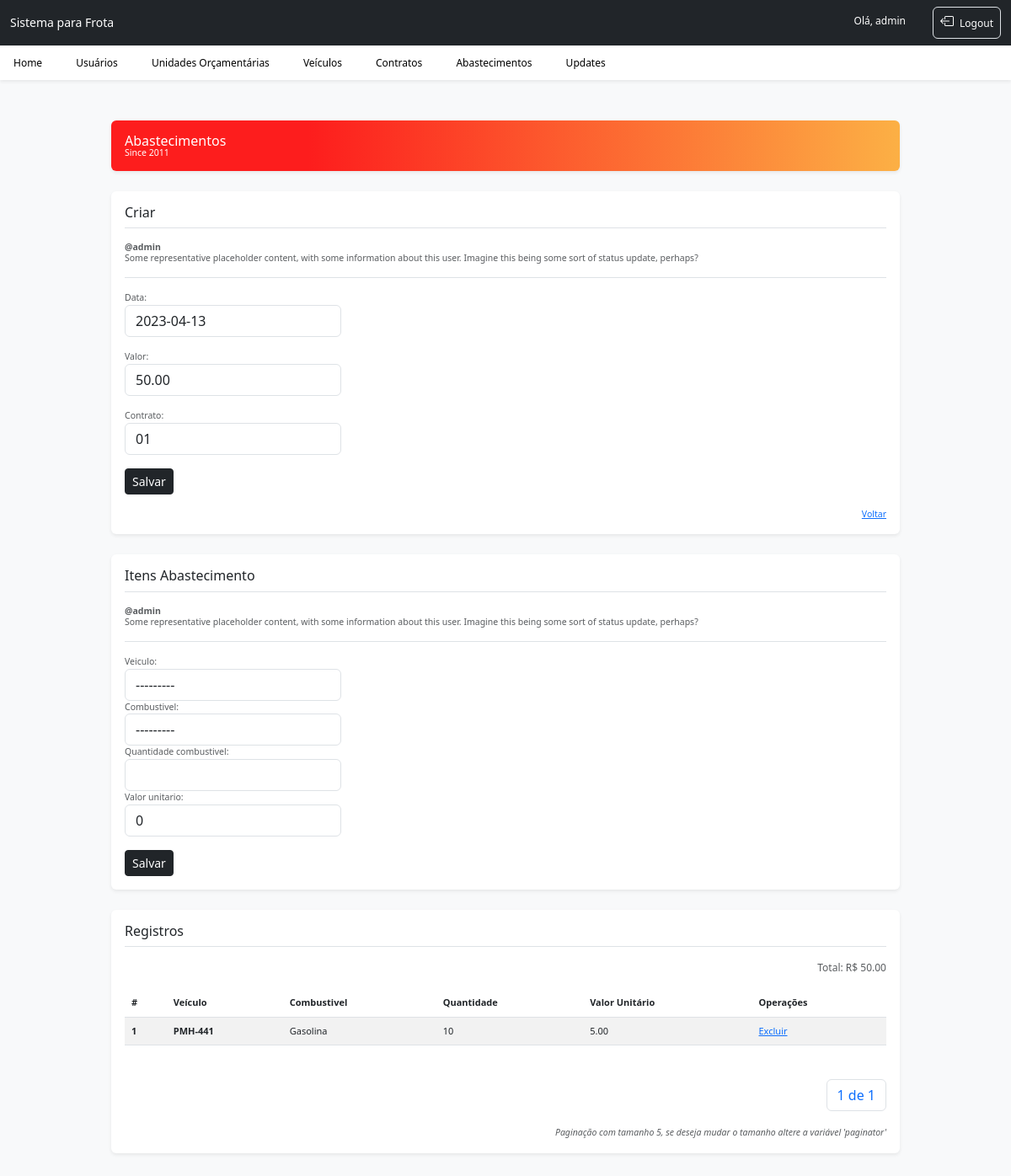
The page /abastecimento_edit/1/ (signed in) on the database its author committed.
### abastecimento/models.py (models this page shows, shortened)
class Abastecimento(models.Model):
    data = models.DateField()
    valor = models.DecimalField(max_digits=6, decimal_places=2, default=0)
    contrato = models.ForeignKey(Contrato, on_delete=models.PROTECT)

class Item_Abastecimento(models.Model):
    COMBUSTIVEL_CHOICES = (
        ('Gasolina', 'Gasolina'),
        ('Álcool', 'Álcool'),
        ('Diesel', 'Diesel')
    )
    abastecimento = models.ForeignKey(Abastecimento, on_delete=models.PROTECT, related_name='item')
    veiculo = models.ForeignKey(Veiculo, on_delete=models.PROTECT, related_name='veiculo_item')
    combustivel = models.CharField(max_length=255, choices=COMBUSTIVEL_CHOICES)
    quantidade_combustivel = models.PositiveBigIntegerField()
    valor_unitario = models.DecimalField(max_digits=6, decimal_places=2, default=0)

class Veiculo(models.Model):
    placa = models.CharField(max_length=8)
    unidade = models.ForeignKey(Unidade_Orcamentaria, on_delete=models.PROTECT, related_name='unidade_veiculo')
    km = models.PositiveBigIntegerField()
    tipo = models.CharField(max_length=255)
    linha = models.CharField(max_length=255)
    def __str__(self):
        return self.placa

### abastecimento/views.py (the view)
# urls.py: path('abastecimento_edit/<int:abastecimento_id>/', abastecimento_edit, name='abastecimento_edit'),
@login_required
def abastecimento_edit(request, abastecimento_id):
    abastecimento = Abastecimento.objects.get(id=abastecimento_id)
    form = AbastecimentoForm(instance=abastecimento)
    item_form = Item_AbastecimentoForm()
    itens_abastecimento = Item_Abastecimento.objects.filter(abastecimento=abastecimento)
    paginator = Paginator(itens_abastecimento, 5)
    page = request.GET.get('page')
    itens_page = paginator.get_page(page)
    y = 0
    for item in itens_abastecimento:
        x = item.quantidade_combustivel * item.valor_unitario
        y += x
    context = {'abastecimento': abastecimento, 'form': form, 'item_form': item_form, 'itens_page': itens_page, 'y': y}
    return render(request, 'abastecimento/abastecimento_edit.html', context)

### abastecimento/forms.py
class AbastecimentoForm(forms.ModelForm):
    class Meta:
        model = Abastecimento
        fields = '__all__'
    def __init__(self, *args, **kwargs):
        super().__init__(*args, **kwargs)
        for field in self.fields.values():
            widget = field.widget
            widget.attrs.update({'class': 'form-control'})

class Item_AbastecimentoForm(forms.ModelForm):
    class Meta:
        model = Item_Abastecimento
        exclude = ['abastecimento']
    def __init__(self, *args, **kwargs):
        super().__init__(*args, **kwargs)
        for field in self.fields.values():
            widget = field.widget
            widget.attrs.update({'class': 'form-control'})

### abastecimento/models.py (called while the page is built)
    def __str__(self):
        return self.numero

### abastecimento/templates/abastecimento/abastecimento_edit.html (shortened to what this page needs)
{% extends 'home/base.html' %}
{% block main %}
<div class="d-flex align-items-center p-3 my-3 text-white bg-purple rounded shadow-sm">
    <div class="lh-1">
        <h1 class="h6 mb-0 text-white lh-1">Abastecimentos</h1>
        <small>Since 2011</small>
    </div>
</div>
<div class="p-3 my-4 bg-body rounded shadow-sm">
    <h6 class="border-bottom pb-2 mb-0">Criar</h6>
    <div class="text-body-secondary pt-3">
        <p class="pb-3 mb-0 small lh-sm border-bottom">
            <strong class="d-block text-gray-dark">@{{ user.username }}</strong>
            Some representative placeholder content, with some information about this user. Imagine this
            being some
            sort of status update, perhaps?
        </p>
    </div>
    <div class="d-flex text-body-secondary pt-3">
        <form action="{% url 'abastecimento_update' abastecimento.id %}" method="post" class="small">
            {{ form.as_p }}
            <button type="submit" class="btn btn-dark btn-sm">Salvar</button>
        </form>
    </div>
    <small class="d-block text-end mt-3">
        <a href="{% url 'abastecimento_list' %}">Voltar</a>
    </small>
</div>
<div class="p-3 my-4 bg-body rounded shadow-sm">
    <h6 class="border-bottom pb-2 mb-0">Itens Abastecimento</h6>
    <div class="text-body-secondary pt-3">
        <p class="pb-3 mb-0 small lh-sm border-bottom">
            <strong class="d-block text-gray-dark">@{{ user.username }}</strong>
            Some representative placeholder content, with some information about this user. Imagine this
            being some
            sort of status update, perhaps?
        </p>
    </div>
    <div class="d-flex text-body-secondary pt-3">
        <form action="{% url 'item_create' abastecimento.id %}" method="post" class="small">
            {{ item_form }}
            <button type="submit" class="btn btn-dark btn-sm mt-3">Salvar</button>
        </form>
    </div>
</div>
<div class="p-3 my-3 mb-5 bg-body rounded shadow-sm">
    <h6 class="border-bottom pb-2 mb-0">Registros</h6>
    <div class="text-body-secondary pt-3">
        <p class="float-end">Total: R$ {{ y }}</p>
        <table class="table table-striped">
            <thead>
            <tr>
                <th scope="col">#</th>
                <th scope="col">Veículo</th>
                <th scope="col">Combustivel</th>
                <th scope="col">Quantidade</th>
                <th scope="col">Valor Unitário</th>
                <th scope="col">Operações</th>
            </tr>
            </thead>
            <tbody>
            {% for item in itens_page.object_list %}
            <tr>
                <th scope="row">{{ item.id }}</th>
                <th>{{ item.veiculo }}</th>
                <td>{{ item.combustivel }}</td>
                <td>{{ item.quantidade_combustivel }}</td>
                <td>{{ item.valor_unitario }}</td>
                <td><a href="{% url 'item_delete' item.id %}">Excluir</a></td>
            </tr>
            {% endfor %}
            </tbody>
        </table>
        <small class="d-block text-end mt-1">
            <nav aria-label="Page navigation example" class="pt-4 pb-5 mb-2">
                <ul class="pagination float-end">
                    <li class="page-item"><a class="page-link" href="#">{{ itens_page.number }} de {{ itens_page.paginator.num_pages }}</a></li>
                </ul>
            </nav>
            <em>Paginação com tamanho 5, se deseja mudar o tamanho altere a variável 'paginator'</em>
        </small>
    </div>
</div>
{% endblock %}

### abastecimento/templates/home/base.html (shortened to what this page needs)
<!doctype html>
<html lang="pt-br">
<head>
    <link href="https://cdn.jsdelivr.net/npm/bootstrap@5.3.0-alpha3/dist/css/bootstrap.min.css" rel="stylesheet"
>
</head>
<body class="bg-body-tertiary">
<header>
    <nav class="navbar navbar-expand-lg fixed-top navbar-dark bg-dark" aria-label="Main navigation">
        <div class="container-fluid">
            <a class="navbar-brand" href="{% url 'index' %}">Sistema para Frota</a>
            <div class="navbar-collapse offcanvas-collapse" id="navbarsExampleDefault">
                <ul class="navbar-nav ms-auto mb-2 mb-lg-0">
                    <li class="nav-item me-4">
                        <a class="nav-link active" aria-current="page" href="#">Olá, {{ user.username }}</a>
                    </li>
                    <li class="nav-item">
                        <a class="nav-link active border rounded" href="{% url 'logout' %}">
                            Logout</a>
                    </li>
                </ul>
            </div>
        </div>
    </nav>
    <div class="nav-scroller bg-body shadow-sm mx-auto">
        <nav class="nav" aria-label="Secondary navigation">
            <a class="nav-link me-2 py-3" href="{% url 'index' %}"> Home</a>
            <a class="nav-link me-2 py-3" href="{% url 'usuario_list' %}">Usuários</a>
            <a class="nav-link me-2 py-3" href="{% url 'unidade_list' %}">Unidades Orçamentárias</a>
            <a class="nav-link me-2 py-3" href="{% url 'veiculo_list' %}">Veículos</a>
            <a class="nav-link me-2 py-3" href="{% url 'contrato_list' %}">Contratos</a>
            <a class="nav-link me-2 py-3" href="{% url 'abastecimento_list' %}">Abastecimentos</a>
            {% load permission_tags %}
            {% if user|can:'updates' %}
            <a class="nav-link py-3" href="{% url 'update_createPage' %}">Updates</a>
            {% endif %}
        </nav>
    </div>
</header>
<div class="container mt-5">
    <main>
        {% block main %}
        {% endblock %}
    </main>
</div>
</body>
</html>

### abastecimento/templates/home/base.html (style rules this page uses)
.bg-body-tertiary { height: 100%; }
table { font-size: 11px; }
.navbar-brand { font-size: 14px; }
.bi { vertical-align: -.125em; fill: currentColor; }
.nav-scroller { position: relative; z-index: 2; height: 2.75rem; overflow-y: hidden; }
.nav-scroller .nav { display: flex; flex-wrap: nowrap; padding-bottom: 1rem; margin-top: -1px; overflow-x: auto; text-align: center; white-space: nowrap; -webkit-overflow-scrolling: touch; }
html, body { overflow-x: hidden; }
body { font-size: 12px; padding-top: 51px; }
.container { max-width: 960px; }
.nav-scroller .nav-link { padding-top: .75rem; padding-bottom: .75rem; color: black; }
.bg-purple { background: linear-gradient(90deg, rgba(253,29,29,1) 25%, rgba(252,176,69,1) 100%); }

### rows shown on the page
Abastecimento: data "2023-04-13", valor "50.00", contrato "01"
Item_Abastecimento: id "1", veiculo "PMH-441", combustivel "Gasolina", quantidade_combustivel "10", valor_unitario "5.00"

### other values the page prints
{{ user.username }} "admin"
{{ y }} "50.00"
{{ itens_page.number }} "1"
{{ itens_page.paginator.num_pages }} "1"
